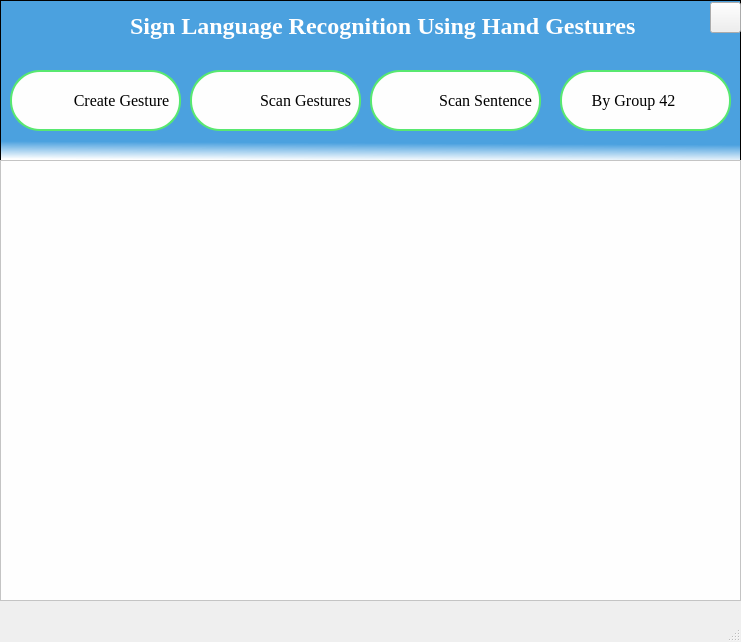
<?xml version="1.0" encoding="UTF-8"?>
<ui version="4.0">
 <class>MainWindow</class>
 <widget class="QMainWindow" name="MainWindow">
  <property name="geometry">
   <rect>
    <x>0</x>
    <y>0</y>
    <width>741</width>
    <height>642</height>
   </rect>
  </property>
  <property name="windowTitle">
   <string>MainWindow</string>
  </property>
  <widget class="QWidget" name="centralwidget">
   <widget class="QGraphicsView" name="graphicsView_2">
    <property name="geometry">
     <rect>
      <x>0</x>
      <y>0</y>
      <width>741</width>
      <height>161</height>
     </rect>
    </property>
    <property name="toolTip">
     <string>&lt;html&gt;&lt;head/&gt;&lt;body&gt;&lt;p&gt;&lt;br/&gt;&lt;/p&gt;&lt;/body&gt;&lt;/html&gt;</string>
    </property>
    <property name="styleSheet">
     <string notr="true">background-color: qlineargradient(spread:pad, x1:0.543136, y1:0.074, x2:0.52, y2:1, stop:0.880682 rgba(75, 161, 223, 255), stop:1 rgba(255, 255, 255, 255));
</string>
    </property>
   </widget>
   <widget class="QLabel" name="label">
    <property name="geometry">
     <rect>
      <x>130</x>
      <y>10</y>
      <width>531</width>
      <height>31</height>
     </rect>
    </property>
    <property name="font">
     <font>
      <family>Times New Roman</family>
      <pointsize>18</pointsize>
      <weight>75</weight>
      <bold>true</bold>
     </font>
    </property>
    <property name="styleSheet">
     <string notr="true">color:white;</string>
    </property>
    <property name="text">
     <string>Sign Language Recognition Using Hand Gestures</string>
    </property>
   </widget>
   <widget class="QLabel" name="label_3">
    <property name="geometry">
     <rect>
      <x>0</x>
      <y>160</y>
      <width>741</width>
      <height>431</height>
     </rect>
    </property>
    <property name="styleSheet">
     <string notr="true">
font-size: 40px;
color:white;
</string>
    </property>
    <property name="text">
     <string/>
    </property>
   </widget>
   <widget class="QGraphicsView" name="graphicsView">
    <property name="geometry">
     <rect>
      <x>0</x>
      <y>160</y>
      <width>741</width>
      <height>441</height>
     </rect>
    </property>
    <property name="styleSheet">
     <string notr="true">background-color:#fefefe;
</string>
    </property>
   </widget>
   <widget class="QPushButton" name="create">
    <property name="geometry">
     <rect>
      <x>10</x>
      <y>70</y>
      <width>171</width>
      <height>61</height>
     </rect>
    </property>
    <property name="font">
     <font>
      <family>TImes New Roman</family>
      <pointsize>12</pointsize>
      <weight>50</weight>
      <italic>false</italic>
      <bold>false</bold>
     </font>
    </property>
    <property name="layoutDirection">
     <enum>Qt::RightToLeft</enum>
    </property>
    <property name="styleSheet">
     <string notr="true">QPushButton#create{
padding-left:-40px;
color:black;
background-color:#fefefe;
border: 2px solid #58e870; border-radius:30px;
font: 12pt &quot;TImes New Roman&quot;;
background-image:url(&quot;icons/create.png&quot;);
background-repeat:none;
}
QPushButton#create:hover
{
   background-color:lightgreen;
	color:white;
}</string>
    </property>
    <property name="text">
     <string>   Create Gesture</string>
    </property>
   </widget>
   <widget class="QPushButton" name="scan_sen">
    <property name="geometry">
     <rect>
      <x>370</x>
      <y>70</y>
      <width>171</width>
      <height>61</height>
     </rect>
    </property>
    <property name="font">
     <font>
      <family>TImes New Roman</family>
      <pointsize>12</pointsize>
      <weight>50</weight>
      <italic>false</italic>
      <bold>false</bold>
     </font>
    </property>
    <property name="styleSheet">
     <string notr="true">QPushButton#scan_sen{
padding-left:-40px;
color:black;
background-color:#fefefe;
border: 2px solid #58e870; border-radius:30px;
font: 12pt &quot;TImes New Roman&quot;;
background-image:url(&quot;icons/sent.png&quot;);
background-repeat:none;
}
QPushButton#scan_sen:hover
{
   background-color:lightgreen;
	color:white;
}</string>
    </property>
    <property name="text">
     <string>                          Scan Sentence </string>
    </property>
   </widget>
   <widget class="QPushButton" name="scan_sinlge">
    <property name="geometry">
     <rect>
      <x>190</x>
      <y>70</y>
      <width>171</width>
      <height>61</height>
     </rect>
    </property>
    <property name="font">
     <font>
      <family>TImes New Roman</family>
      <pointsize>12</pointsize>
      <weight>50</weight>
      <italic>false</italic>
      <bold>false</bold>
     </font>
    </property>
    <property name="layoutDirection">
     <enum>Qt::LeftToRight</enum>
    </property>
    <property name="autoFillBackground">
     <bool>false</bool>
    </property>
    <property name="styleSheet">
     <string notr="true">QPushButton#scan_sinlge{
padding-left:-40px;
color:black;
background-color:#fefefe;
border: 2px solid #58e870; border-radius:30px;
font: 12pt &quot;TImes New Roman&quot;;
background-image:url(&quot;icons/scan.png&quot;);
background-repeat:none;
}
QPushButton#scan_sinlge:hover
{
   background-color:lightgreen;
	color:white;
}</string>
    </property>
    <property name="text">
     <string>                         Scan Gestures</string>
    </property>
   </widget>
   <widget class="QPushButton" name="exp2">
    <property name="geometry">
     <rect>
      <x>560</x>
      <y>70</y>
      <width>171</width>
      <height>61</height>
     </rect>
    </property>
    <property name="font">
     <font>
      <family>TImes New Roman</family>
      <pointsize>12</pointsize>
      <weight>50</weight>
      <italic>false</italic>
      <bold>false</bold>
     </font>
    </property>
    <property name="styleSheet">
     <string notr="true">
		 QPushButton#exp2{
		 padding-left:-40px;
		 color:black;
		 background-color:#fefefe;
		 border: 2px solid #58e870; border-radius:30px;
		 font: 12pt &quot;TImes New Roman&quot;;
		 background-repeat:none;
		 }
	 </string>
    </property>
    <property name="text">
     <string>    By Group 42</string>
    </property>
    <property name="checkable">
     <bool>false</bool>
    </property>
    <property name="autoRepeat">
     <bool>false</bool>
    </property>
    <property name="autoExclusive">
     <bool>false</bool>
    </property>
    <property name="autoDefault">
     <bool>false</bool>
    </property>
    <property name="default">
     <bool>false</bool>
    </property>
    <property name="flat">
     <bool>false</bool>
    </property>
   </widget>
   <widget class="QPushButton" name="exit_button">
    <property name="geometry">
     <rect>
      <x>710</x>
      <y>2</y>
      <width>31</width>
      <height>31</height>
     </rect>
    </property>
    <property name="styleSheet">
     <string notr="true">QPushButton#exit_button{
background-image:url(&quot;icons/quit.png&quot;);
background-repeat:none;
}</string>
    </property>
    <property name="text">
     <string/>
    </property>
   </widget>
  </widget>
  <widget class="QMenuBar" name="menubar">
   <property name="geometry">
    <rect>
     <x>0</x>
     <y>0</y>
     <width>741</width>
     <height>21</height>
    </rect>
   </property>
  </widget>
  <widget class="QStatusBar" name="statusbar"/>
 </widget>
 <resources/>
 <connections/>
</ui>
